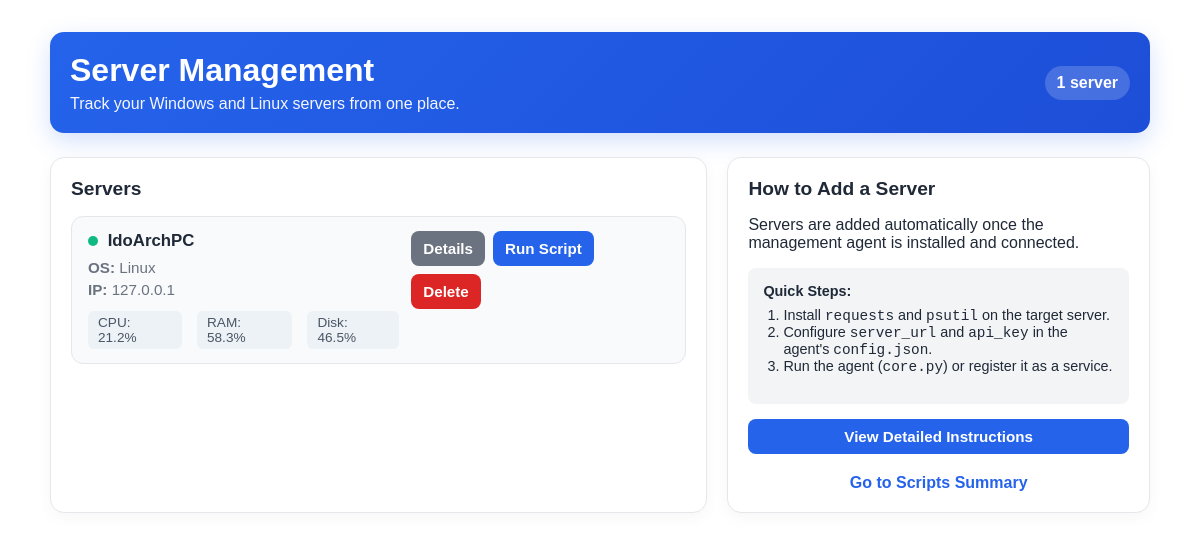
Before: / with the older database file.
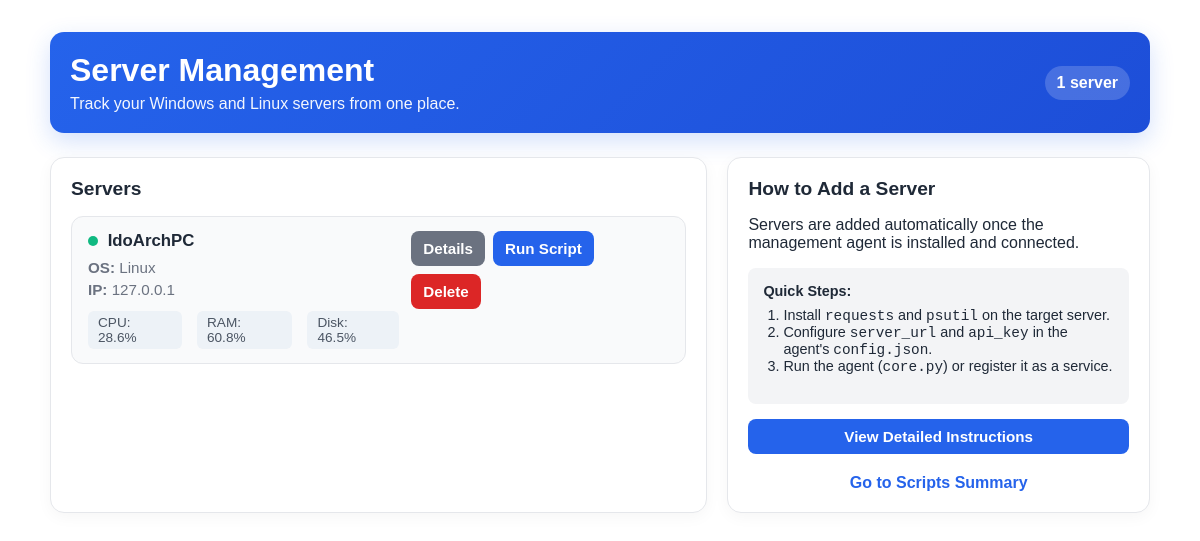
After: the same page with the newer database file.
### models.py (models this page shows, shortened)
class Server(db.Model):
    __tablename__ = 'servers'
    pid = db.Column(db.Integer,primary_key=True)
    name = db.Column(db.Text, nullable=False)
    os = db.Column(db.Text, nullable=False)
    ip = db.Column(db.Text)
    agent = db.relationship('Agent', backref='server', uselist=False, cascade='all, delete-orphan')
    jobs = db.relationship('Job', backref='server', cascade='all, delete-orphan')

class Agent(db.Model):
    __tablename__ = 'agents'
    pid = db.Column(db.Integer, primary_key=True)
    server_id = db.Column(db.Integer, db.ForeignKey('servers.pid'),nullable=False,unique=True)
    agent_token = db.Column(db.Text, nullable=False, unique=True)
    hostname = db.Column(db.Text)
    agent_version = db.Column(db.Text)
    status = db.Column(db.Text, nullable=False,default='OFFLINE')
    last_seen = db.Column(db.DateTime)
    cpu_usage = db.Column(db.Float)
    ram_usage = db.Column(db.Float)
    disk_usage = db.Column(db.Float)
    created_at = db.Column(db.DateTime, default=datetime.utcnow)

### routes.py (the view)
    @app.route('/', methods=['GET'])
    def index():
        servers = Server.query.all()
        available_scripts = Script.query.filter_by(is_active=True).all()
        return render_template('index.html', servers=servers, available_scripts=available_scripts)

### templates/index.html (shortened to what this page needs)
{% extends "base.html" %}
{% block content %}
<div class="page-wrap">
  <div class="hero">
    <div>
      <h1>Server Management</h1>
      <p>Track your Windows and Linux servers from one place.</p>
    </div>
    <div class="badge">
      {{ servers|length }} server{% if servers|length != 1 %}s{% endif %}
    </div>
  </div>
  <div class="grid">
    <div class="card">
      <h2>Servers</h2>
      {% if servers and servers|length > 0 %}
        <div class="server-list">
          {% for server in servers %}
            <div class="server-item">
              <div class="server-main">
                <h3>
                  <span class="status-indicator {{ 'status-online' if server.agent and server.agent.status == 'ONLINE' else 'status-offline' }}"></span>
                  {{ server.name }}
                </h3>
                <p class="server-meta">
                  <strong>OS:</strong> {{ server.os }}<br>
                  {% if server.ip %}
                    <strong>IP:</strong> {{ server.ip }}<br>
                  {% endif %}
                </p>
                {% if server.agent %}
                  <div class="stats-summary">
                    <span class="stat-item">CPU: {{ "%.1f" | format(server.agent.cpu_usage) if server.agent.cpu_usage is not none else '0.0' }}%</span>
                    <span class="stat-item">RAM: {{ "%.1f" | format(server.agent.ram_usage) if server.agent.ram_usage is not none else '0.0' }}%</span>
                    <span class="stat-item">Disk: {{ "%.1f" | format(server.agent.disk_usage) if server.agent.disk_usage is not none else '0.0' }}%</span>
                  </div>
                {% else %}
                  <p class="server-meta" style="color: #9ca3af;">Agent not registered</p>
                {% endif %}
              </div>
              <div class="actions">
                <a class="btn btn-secondary" href="{{ url_for('details', pid=server.pid) }}">Details</a>
                <button class="btn btn-primary" onclick="openRunScriptModal('{{ server.pid }}', '{{ server.name }}', '{{ server.os }}')">Run Script</button>
                <button class="btn btn-danger" onclick="deleteServer('{{ server.pid }}')">Delete</button>
              </div>
            </div>
          {% endfor %}
        </div>
      {% else %}
        <div class="empty">
          No servers have been added yet.
        </div>
      {% endif %}
    </div>
    <div class="card">
      <h2>How to Add a Server</h2>
      <p>Servers are added automatically once the management agent is installed and connected.</p>
      <div style="background: #f3f4f6; padding: 15px; border-radius: 8px; margin-bottom: 15px; font-size: 0.9rem;">
        <strong>Quick Steps:</strong>
        <ol style="padding-left: 20px; margin-top: 8px;">
          <li>Install <code>requests</code> and <code>psutil</code> on the target server.</li>
          <li>Configure <code>server_url</code> and <code>api_key</code> in the agent's <code>config.json</code>.</li>
          <li>Run the agent (<code>core.py</code>) or register it as a service.</li>
        </ol>
      </div>
      <div class="form-actions">
        <button class="btn btn-primary" onclick="showInstallInstructions()" style="width: 100%; text-align: center;">View Detailed Instructions</button>
      </div>
      <div style="margin-top: 20px; text-align: center;">
        <a class="small-link" href="{{ url_for('scripts_summary') }}">Go to Scripts Summary</a>
      </div>
    </div>
  </div>
</div>
{% endblock %}

### templates/base.html (shortened to what this page needs)
<!DOCTYPE html>
<html lang="en">
<head>
</head>
<body>
{% block content %} {% endblock %}
</body>
</html>

### templates/index.html (style rules this page uses)
.page-wrap { max-width: 1100px; margin: 0 auto; padding: 24px; font-family: Arial, sans-serif; color: #1f2937; }
.hero { display: flex; justify-content: space-between; align-items: center; gap: 16px; margin-bottom: 24px; padding: 20px; background: linear-gradient(135deg, #2563eb, #1d4ed8); color: white; border-radius: 14px; box-shadow: 0 8px 24px rgba(37, 99, 235, 0.2); }
.hero h1 { margin: 0; font-size: 2rem; }
.hero p { margin: 6px 0 0; opacity: 0.95; }
.badge { display: inline-block; padding: 8px 12px; background: rgba(255, 255, 255, 0.18); border-radius: 999px; font-weight: 600; }
.grid { display: grid; grid-template-columns: 1.4fr 0.9fr; gap: 20px; }
.card { background: white; border: 1px solid #e5e7eb; border-radius: 14px; box-shadow: 0 4px 16px rgba(0, 0, 0, 0.04); padding: 20px; }
.card h2 { margin-top: 0; font-size: 1.2rem; }
.server-list { display: grid; gap: 12px; margin-top: 16px; }
.server-item { display: flex; justify-content: space-between; align-items: flex-start; gap: 12px; padding: 14px 16px; border: 1px solid #e5e7eb; border-radius: 12px; background: #f9fafb; }
.server-main h3 { margin: 0 0 6px; font-size: 1.05rem; }
.server-meta { margin: 0; color: #6b7280; font-size: 0.95rem; line-height: 1.45; }
.actions { display: flex; gap: 8px; flex-wrap: wrap; }
.stats-summary { display: flex; gap: 15px; margin-top: 10px; font-size: 0.85rem; color: #4b5563; }
.stat-item { background: #edf2f7; padding: 4px 10px; border-radius: 6px; font-weight: 500; }
.status-indicator { width: 10px; height: 10px; border-radius: 50%; display: inline-block; margin-right: 5px; }
.status-online { background: #10b981; }
.btn { display: inline-block; padding: 9px 12px; border-radius: 8px; text-decoration: none; border: none; cursor: pointer; font-size: 0.95rem; font-weight: 600; }
.btn-primary { background: #2563eb; color: white; }
.btn-secondary { background: #6b7280; color: white; }
.btn-danger { background: #dc2626; color: white; }
.form-actions { display: flex; gap: 10px; align-items: center; flex-wrap: wrap; }
.small-link { color: #2563eb; text-decoration: none; font-weight: 600; }

Changed rows visible on the page:
changed Agent: cpu_usage "21.2" → "28.6"; ram_usage "58.3" → "60.8"
